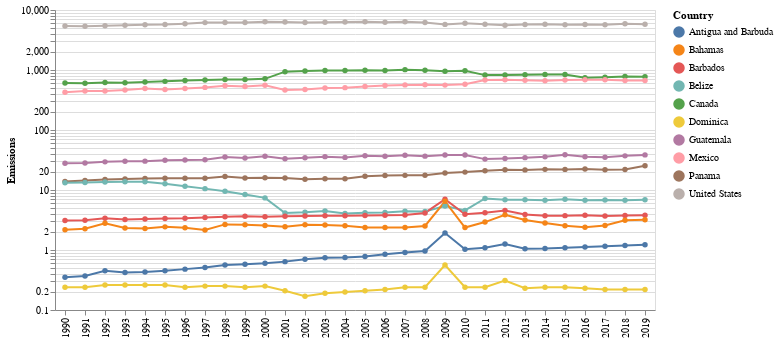

Notebook code cell kept with this figure:
### Code cell
# This gives you some of the countries talk about the grreatest emmisssions from countries
# Look at some ofthe countries with the peaks
# maybe these epcific countries can provide you a clue about what happened in 08. 

subset_north = north_df.loc[north_df['Country'].isin(['Bahamas', 'Barbados', 'Guatemala', 'Panama', 'Belize', 'United States', 'Canada',
                                                     'Mexico', 'Antigua and Barbuda', 'Dominica'])].drop(columns = ['Recession', 'Country Means'])
fig_2 = alt.Chart(subset_north.melt(id_vars='Country', var_name='Year', value_name='Value')).encode(
    x = alt.X('Year', title = None),
    y = alt.Y('Value', scale = alt.Scale(type = 'log'), title = 'Emissions'),
    color = alt.Color('Country')
).mark_line(point = True)

# display
fig_2

### Figure 1 — Vega-Lite specification as saved in the notebook (floating-point values rounded to 4 significant figures; data arrays with more than 128 entries replaced by an {"elided": "..."} marker saying what was removed)
{"config": {"view": {"continuousWidth": 400, "continuousHeight": 300}}, "data": {"name": "data-1305ee27ad452658b75c3b3ea70f4e03"}, "mark": {"type": "line", "point": true}, "encoding": {"color": {"field": "Country", "type": "nominal"}, "x": {"field": "Year", "title": null, "type": "nominal"}, "y": {"field": "Value", "scale": {"type": "log"}, "title": "Emissions", "type": "quantitative"}}, "$schema": "https://vega.github.io/schema/vega-lite/v4.17.0.json", "datasets": {"data-1305ee27ad452658b75c3b3ea70f4e03": {"elided": "300 records"}}}
